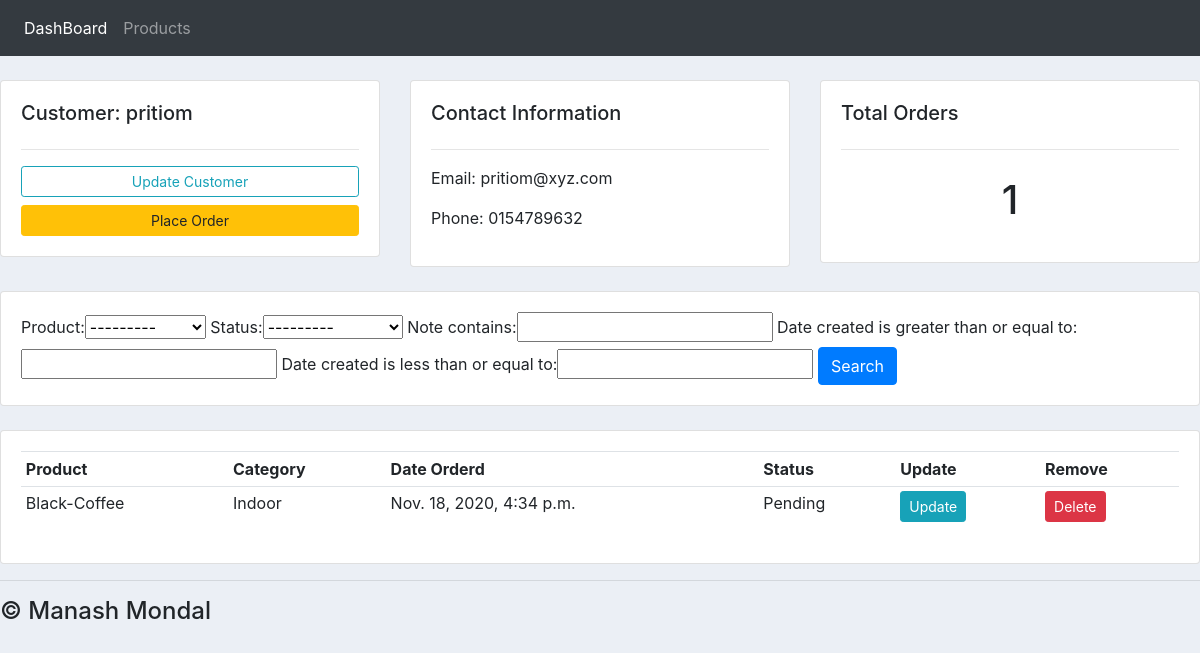
Page /customers/2/ on the committed database.
### CoffeeShop/models.py (models this page shows, shortened)
class Customer(models.Model):
	name = models.CharField(max_length=200, null=True)
	phone = models.CharField(max_length=200, null=True)
	email = models.CharField(max_length=200, null=True)
	date_created = models.DateTimeField(auto_now_add=True, null=True)

class Order(models.Model):
	STATUS = (
			('Pending', 'Pending'),
			('Out for delivery', 'Out for delivery'),
			('Delivered', 'Delivered'),
			)
	customer = models.ForeignKey(Customer, null=True, on_delete= models.SET_NULL)
	product = models.ForeignKey(Product, null=True, on_delete= models.SET_NULL)
	date_created = models.DateTimeField(auto_now_add=True, null=True)
	status = models.CharField(max_length=200, null=True, choices=STATUS)
	note = models.CharField(max_length = 500, null = True)

class Product(models.Model):
	CATEGORY = (
			('Indoor', 'Indoor'),
			('Out Door', 'Out Door'),
			)
	name = models.CharField(max_length=200, null=True)
	price = models.FloatField(null=True)
	category = models.CharField(max_length=200, null=True, choices=CATEGORY)
	description = models.CharField(max_length=200, null=True, blank=True)
	date_created = models.DateTimeField(auto_now_add=True, null=True)
	tags = models.ManyToManyField(Tag)
	def __str__(self):
		return self.name

### CoffeeShop/views.py (the view)
# urls.py: path('customers/<str:pk>/',views.customers, name="customer"),
def customers(request,pk):
    customer= Customer.objects.get(id=pk)
    orders= customer.order_set.all()
    order_count = orders.count()
    myFilter = OrderFilter(request.GET, queryset = orders)
    orders = myFilter.qs
    container = {
        'customer':customer,
        'orders':orders,
        'order_count':order_count,
        'myFilter':myFilter,
    }
    return render(request, 'CoffeeShop/customers.html', container)

### CoffeeShop/templates/CoffeeShop/customers.html
{% extends 'CoffeeShop/base.html' %}
{% block content %}
	<br>
    <div class="row">
        <div class="col-md">
            <div class="card card-body">
                <h5>Customer: {{customer.name}}</h5>
                <hr>
                <a class="btn btn-outline-info  btn-sm btn-block" href="">Update Customer</a>
                <a class="btn btn-warning  btn-sm btn-block" href="{% url 'createOrder' customer.id %}">Place Order</a>
            </div>
        </div>
        <div class="col-md">
            <div class="card card-body">
                <h5>Contact Information</h5>
                <hr>
                <p>Email: {{customer.email}}</p>
                <p>Phone: {{customer.phone}}</p>
            </div>
        </div>
        <div class="col-md">
            <div class="card card-body">
                <h5>Total Orders</h5>
                <hr>
                <h1 style="text-align: center;padding: 10px">{{order_count}}</h1>
            </div>
        </div>
    </div>
    <br>
    <div class="row">
        <div class="col">
            <div class="card card-body">
                <form method="get">
                    {{ myFilter.form }}
                <button class="btn btn-primary" type="submit">Search</button>
              </form>
            </div>
        </div>
    </div>
    <br>
    <div class="row">
        <div class="col-md">
            <div class="card card-body">
                <table class="table table-sm">
                    <tr>
                        <th>Product</th>
                        <th>Category</th>
                        <th>Date Orderd</th>
                        <th>Status</th>
                        <th>Update</th>
                        <th>Remove</th>
                    </tr>
                    {% for i in orders %}
                        <tr>
                            <td>{{i.product}}</td>
                            <td>{{i.product.category}}</td>
                            <td>{{i.date_created}}</td>
                            <td>{{i.status}}</td>
                            <td><a class="btn btn-sm btn-info" href="{% url 'updateOrder' i.id %}">Update</a></td>
						<td><a class="btn btn-sm btn-danger" href="{% url 'deleteOrder' i.id %}">Delete</a></td>
                        </tr>
                    {% endfor %}
                </table>
            </div>
        </div>
    </div>
{% endblock %}

### static/css/styles.css (style rules this page uses)
body { background-color: #ebeff5; }

### rows in the picture
Customer: name "pritiom", email "pritiom@xyz.com", phone "0154789632"
Order: product "Black-Coffee", product.category "Indoor", date_created "Nov. 18, 2020, 4:34 p.m.", status "Pending"

### other values in the picture
{{ order_count }} "1"
